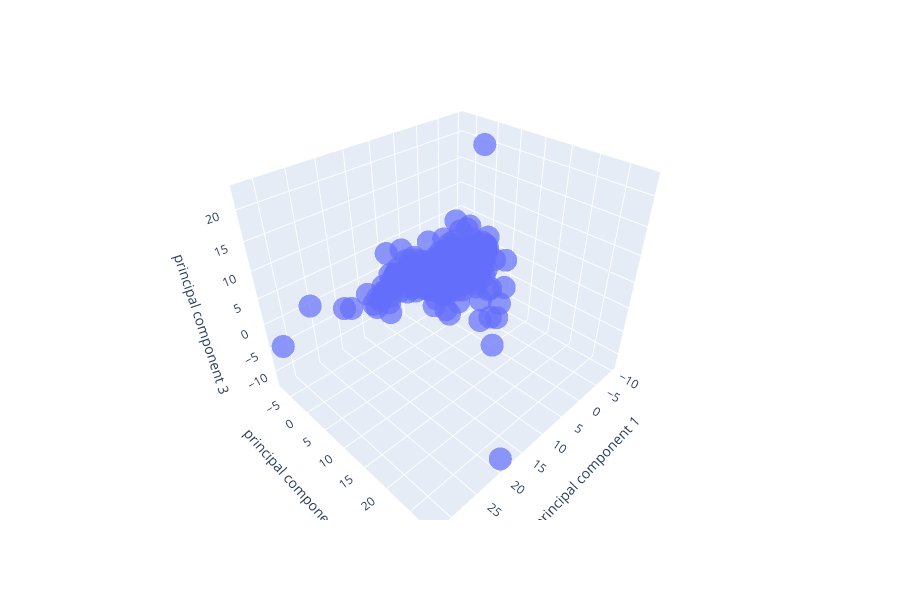

The cell this chart's notebook holds for it:
### Code cell
import plotly.express as px
#projection of the data onto the first 3 PCs, most of the variation is in PC1
fig = px.scatter_3d(principalDf, x='principal component 1', y='principal component 2', z='principal component 3',
                   opacity=0.7)
fig.show()

### Figure 1 — Plotly figure (JSON) as saved in the notebook; plotly's stock layout.template omitted (floating-point values rounded to 4 significant figures; data arrays with more than 128 entries replaced by an {"elided": "..."} marker saying what was removed)
{"data": [{"hoverlabel": {"namelength": 0}, "hovertemplate": "principal component 1=%{x}<br>principal component 2=%{y}<br>principal component 3=%{z}", "legendgroup": "", "marker": {"color": "#636efa", "opacity": 0.7, "symbol": "circle"}, "mode": "markers", "name": "", "scene": "scene", "showlegend": false, "type": "scatter3d", "x": {"elided": "454 float values"}, "y": {"elided": "454 float values"}, "z": {"elided": "454 float values"}}], "layout": {"height": 600, "legend": {"tracegroupgap": 0}, "margin": {"t": 60}, "scene": {"domain": {"x": [0, 1], "y": [0, 1]}, "xaxis": {"title": {"text": "principal component 1"}}, "yaxis": {"title": {"text": "principal component 2"}}, "zaxis": {"title": {"text": "principal component 3"}}}}}
